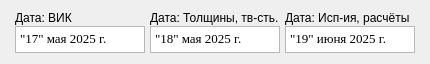
     <widget class="QWidget" name="layoutWidget">
      <property name="geometry">
       <rect>
        <x>120</x>
        <y>256</y>
        <width>430</width>
        <height>50</height>
       </rect>
      </property>
      <layout class="QHBoxLayout" name="horizontalLayout_3">
       <property name="spacing">
        <number>1</number>
       </property>
       <item>
        <layout class="QVBoxLayout" name="verticalLayout_15">
         <item>
          <widget class="QLabel" name="label_4">
           <property name="text">
            <string>Дата: ВИК</string>
           </property>
          </widget>
         </item>
         <item>
          <widget class="QPlainTextEdit" name="vik_date">
           <property name="minimumSize">
            <size>
             <width>130</width>
             <height>27</height>
            </size>
           </property>
           <property name="maximumSize">
            <size>
             <width>130</width>
             <height>27</height>
            </size>
           </property>
           <property name="font">
            <font>
             <family>Times New Roman</family>
             <pointsize>10</pointsize>
            </font>
           </property>
           <property name="layoutDirection">
            <enum>Qt::LeftToRight</enum>
           </property>
           <property name="plainText">
            <string>&quot;17&quot; мая 2025 г.</string>
           </property>
           <property name="overwriteMode">
            <bool>false</bool>
           </property>
           <property name="placeholderText">
            <string>&quot;дд&quot; месяц гггг г.</string>
           </property>
          </widget>
         </item>
        </layout>
       </item>
       <item>
        <layout class="QVBoxLayout" name="verticalLayout_16">
         <item>
          <widget class="QLabel" name="label_5">
           <property name="text">
            <string>Дата: Толщины, тв-сть.</string>
           </property>
          </widget>
         </item>
         <item>
          <widget class="QPlainTextEdit" name="tolshTverdost_date">
           <property name="minimumSize">
            <size>
             <width>130</width>
             <height>27</height>
            </size>
           </property>
           <property name="maximumSize">
            <size>
             <width>130</width>
             <height>27</height>
            </size>
           </property>
           <property name="font">
            <font>
             <family>Times New Roman</family>
             <pointsize>10</pointsize>
            </font>
           </property>
           <property name="layoutDirection">
            <enum>Qt::LeftToRight</enum>
           </property>
           <property name="plainText">
            <string>&quot;18&quot; мая 2025 г.</string>
           </property>
           <property name="overwriteMode">
            <bool>false</bool>
           </property>
           <property name="placeholderText">
            <string>&quot;дд&quot; месяц гггг г.</string>
           </property>
          </widget>
         </item>
        </layout>
       </item>
       <item>
        <layout class="QVBoxLayout" name="verticalLayout_17">
         <item>
          <widget class="QLabel" name="label_6">
           <property name="text">
            <string>Дата: Исп-ия, расчёты</string>
           </property>
          </widget>
         </item>
         <item>
          <widget class="QPlainTextEdit" name="ispRasch_date">
           <property name="minimumSize">
            <size>
             <width>130</width>
             <height>27</height>
            </size>
           </property>
           <property name="maximumSize">
            <size>
             <width>130</width>
             <height>27</height>
            </size>
           </property>
           <property name="font">
            <font>
             <family>Times New Roman</family>
             <pointsize>10</pointsize>
            </font>
           </property>
           <property name="layoutDirection">
            <enum>Qt::LeftToRight</enum>
           </property>
           <property name="plainText">
            <string>&quot;19&quot; июня 2025 г.</string>
           </property>
           <property name="overwriteMode">
            <bool>false</bool>
           </property>
           <property name="placeholderText">
            <string>&quot;дд&quot; месяц гггг г.</string>
           </property>
          </widget>
         </item>
        </layout>
       </item>
      </layout>
     </widget>
